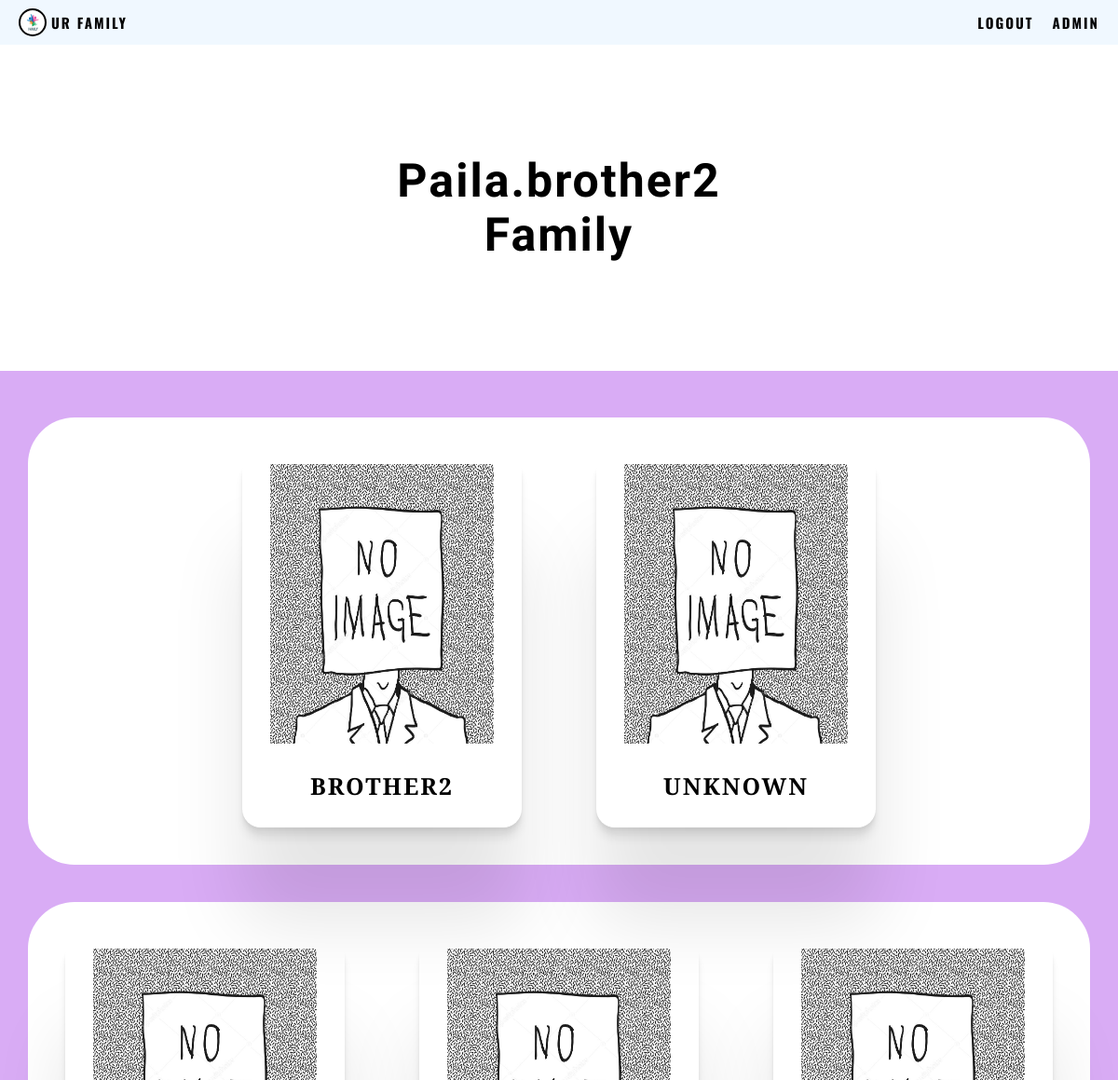
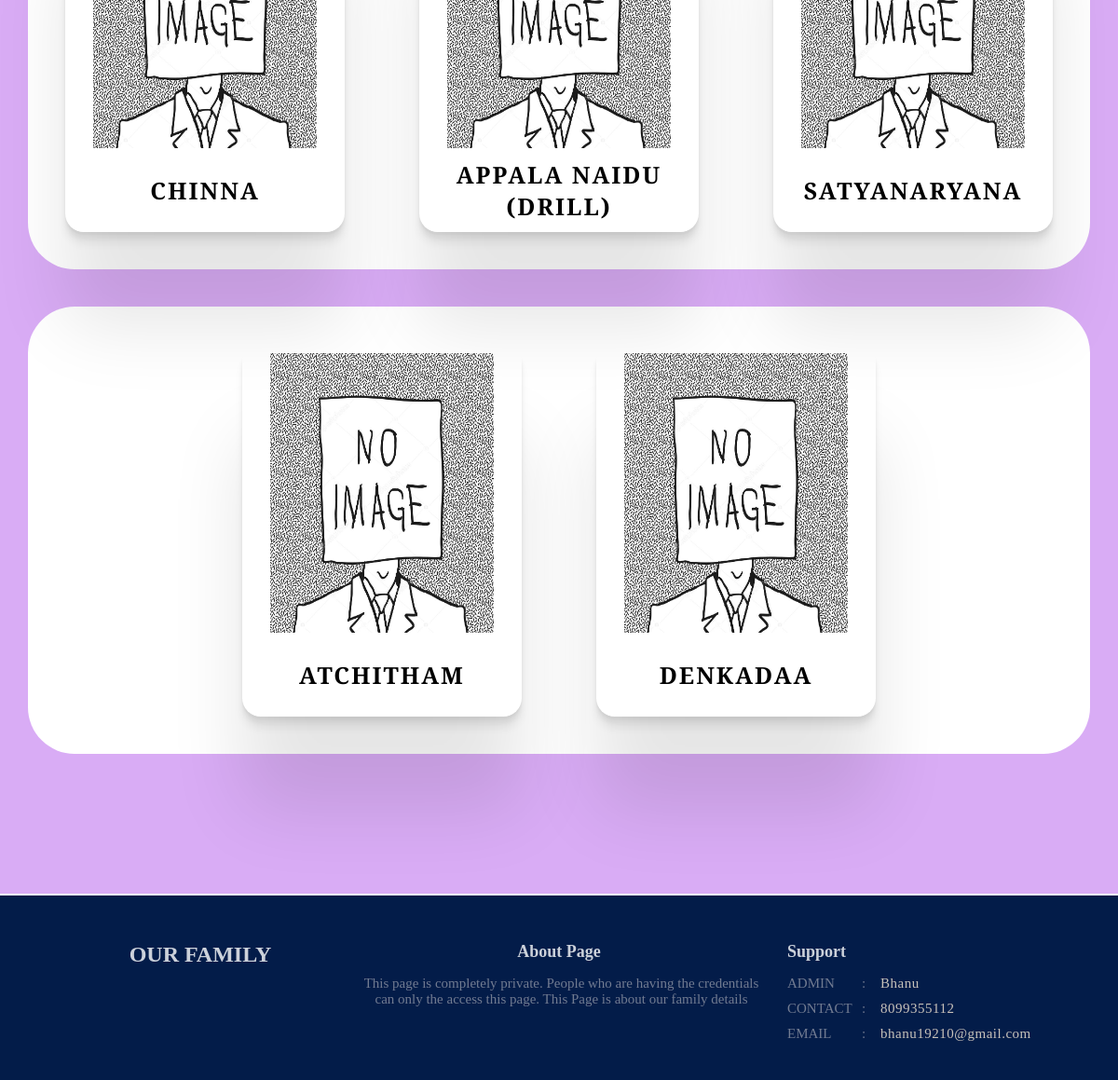
/Gen1/brother-2/ (signed in), run on the app's committed database (2 pictures, top to bottom).
### base/models.py (models this page shows, shortened)
class Genration_01(models.Model):
     title = models.CharField(max_length=200,null=True)
     name = models.CharField(max_length=100)
     gender = models.CharField(max_length=10,choices=gender)
     main_dp = models.ImageField(upload_to='dp',blank=True)
     partner = models.CharField(max_length=100, null=True , blank=True)
     partner_dp = models.ImageField(upload_to='dp',blank=True)
     slug = models.SlugField(max_length = 20,choices=slug)

class Genration_02(models.Model):
     parent = models.ForeignKey(Genration_01, on_delete=models.CASCADE)
     title_name = models.CharField(max_length=200,null=True)
     name = models.CharField(max_length=100)
     main_dp = models.ImageField(upload_to='dp',blank=True)
     partner = models.CharField(max_length=100, null=True , blank=True)
     partner_dp = models.ImageField(upload_to='dp',blank=True)
     gen_code = models.IntegerField(choices=Gen_code)
     gender = models.CharField(max_length=10,choices=gender)
     whatsapp_no = models.BigIntegerField(null = True , blank= True)
     phone_no = models.BigIntegerField(null = True , blank= True)
     email = models.EmailField(null=True,blank=True)
     d_no = models.CharField(max_length=10,null=True)
     street = models.CharField(max_length=40)
     mandal = models.CharField(max_length=100)
     pin_code = models.CharField(max_length=100)
     district = models.CharField(max_length=100)
     co_state = models.CharField(max_length=100)
     parent_slug = models.SlugField(max_length = 20,choices=slug)
     slug = models.SlugField(default="",null=True)

### base/views.py (the view)
# urls.py: path('Gen1/<slug:slug>/' ,views.family, name ='family'),
@login_required(login_url  = 'login_page')
def family(request,slug):
    fam = Genration_01.objects.get(slug = slug)
    memb = Genration_02.objects.all()
    context = {'room':memb,'check':fam,'Male':'M','Female':'F'}
    return render(request,'base/appalanaidugaru.html',context)

### base/templates/base/appalanaidugaru.html (shortened to what this page needs)
<!DOCTYPE html>
{% load static %}
<html lang="en">
<head>
    <link rel="stylesheet" href="{% static 'styles/fonts.css' %}">
    <link rel="stylesheet" href="{% static 'styles/footer_responsive.css' %}">
    <link rel="stylesheet" href="{% static 'styles/level_one_c.css' %}">
    <link rel="stylesheet" href="{% static 'styles/main_cs.css' %}">
</head>
<body>
   <div class="container">
    <div>
        <div class="one">
            <div class="nav_bar">
                <div class="logo" id="border">
                    <div class="image"></div>
                    <a href="{% url 'homepage' %}"><h2 style="color: rgb(2, 2, 2);">UR FAMILY</h2></a>
                </div>
               <ul class="menu2" id="border">
                    <li id="font"><a href="{% url 'logout' %}">Logout</a></li>
                    <li id="font"><a href="#admin">Admin</a></li>
               </ul>
            </div>
        </div>
    <div class="content">
        <div class="box1" id="">
            <div class="b1_left1 border">
                {{check.title}}
                 <br>
                 <h1>Family</h1>
            </div>
        </div>
        <div class="box2 box" id="son">
            <a href="">
                <div class="holder">
                    <div class="photo">
                         {% if check.main_dp %}
                            <img src="{{check.main_dp.url}}" alt="">
                         {%else%}
                            <img src="{% static 'images/no image.jpg' %}" alt="">
                         {%endif%}
                    </div>
                    <div class="name">
                        <h1>{{check.name}}</h1>
                    </div>
                </div>
            </a>
            <a href="">
                <div class="holder">
                    <div class="photo">
                        {% if room.main_dp %}
                            <img src="{{check.dp_photo.url}}" alt="">
                         {%else%}
                            <img src="{% static 'images/no image.jpg' %}" alt="">
                         {%endif%}
                    </div>
                    <div class="name">
                        <h1>{{check.partner}}</h1>
                    </div>
                </div>
            </a>
        </div>
        <div class="box3 box" id="so">
            {% for room in room %}
                {% if room.parent == check%}
                    {% if room.gender == Male %}
                        <a href="{% url 'bro' room.slug %}">
                            <div class="holder">
                                <div class="photo">
                                    {% if room.main_dp %}
                                        <img src="" alt="">
                                    {%else%}
                                        <img src="{% static 'images/no image.jpg' %}" alt="">
                                    {%endif%}
                                </div>
                                <div class="name">
                                    <h1>{{room.name}}</h1>
                                </div>
                            </div>
                        </a>
                    {% endif %}
                {% endif %}
            {% endfor %}
        </div>
        <div class="box3 box" id="daughter">
            {% for room in room %}
                {% if room.parent == check%}
                    {% if room.gender == Female %}
                        <a href="{% url 'bro' room.slug %}">
                            <div class="holder">
                                <div class="photo">
                                    {% if room.main_dp %}
                                        <img src="" alt="">
                                    {%else%}
                                        <img src="{% static 'images/no image.jpg' %}" alt="">
                                    {%endif%}
                                </div>
                                <div class="name">
                                    <h1>{{room.name}}</h1>
                                </div>
                            </div>
                        </a>
                    {% endif %}
                {% endif %}
            {% endfor %}
        </div>
    </div>
    <div class="footer" id="admin">
        <div class="margin_box">
            <div class="container container3">
                <div class="section1 section" id="border">
                    <h2>OUR  family</h2>
                </div>
                <div class="section2 section" id="border">
                    <h5>About Page</h5>
                    <div>
                        <p>This page is completely private. People who are having the credentials
                            can only the access this page. This Page is about our family details
                        </p>
                    </div>
                </div>
                <div class="section3 section" id="border">
                    <h5>Support</h5>
                    <ul class="not_responsive">
                        <div>
                            <p class="s3start">Admin</p>
                            <p class="s3middle">:</p>
                            <p class="s3bottom">Bhanu</p>
                        </div>
                        <div>
                            <p class="s3start">Contact</p>
                            <p class="s3middle">:</p>
                            <p class="s3bottom">8099355112</p>
                        </div>
                        <div>
                            <p class="s3start">Email</p>
                            <p class="s3middle">:</p>
                            <p class="s3bottom">bhanu19210@gmail.com</p>
                        </div>
                    </ul>
                </div>
            </div>
        </div>
    </div>
    </div>
   </div>
</body>
</html>

### static/styles/footer_responsive.css (style rules this page uses)
* { margin: 0; padding: 0; box-sizing: border-box; list-style-type: none; text-decoration: none; }
body { background-color: rgb(3, 28, 73); }
.footer { margin-top: 150px; border-top: 2px solid white; width: 100%; height: 200px; background-color: rgb(3, 28, 73); padding-top: 50px; }
.footer .container3 { width:90%; height: auto; margin: auto; display: flex; justify-content: space-around; }
.container .section { width: 300px; height: auto; }
.container .section1 h2 { text-align: center; color: rgba(255, 255, 255,0.8); text-transform: uppercase; }
.footer .section2 { width:auto; height: auto; }
.footer .section2 h5 { text-align: center; font-size: 18px; margin-bottom: 15px; color: rgba(255, 255, 255,0.8); }
.footer .section2 p { color: rgba(223, 217, 217,0.5); width: 450px; font-size: 15px; margin-bottom: 15px; padding: 0px 0px 10px 5px; text-align: center; }
.footer .section3 { padding-left: 10px; }
.footer .section3 h5 { font-size: 18px; margin-bottom: 15px; color: rgba(255, 255, 255,0.8); }
.footer .section3 ul div { color: rgba(223, 217, 217,0.5); font-size: 15px; margin-bottom: 10px; }
.section3 .not_responsive div { display: flex; }
.section3 .not_responsive div .s3start { width: 80px; text-transform: uppercase; }
.section3 .not_responsive div .s3middle { width: 20px; }
.section3 .not_responsive div .s3bottom { width: 50px; color: rgba(250, 235, 215, 0.8); letter-spacing: 0.5px; }

### static/styles/level_one_c.css (style rules this page uses)
* { margin: 0; padding: 0; box-sizing: border-box; text-decoration: none; list-style-type: none; }
.one { padding-bottom: 64px; position: relative; top: 0; }
.one .nav_bar { position: fixed; width: 100%; height: 64px; background-color:aliceblue; color: white; top: 0; display: flex; z-index: 10; }
.nav_bar .logo { width: 40%; display: flex; padding: 0px 20px; justify-content: start; align-items: center; }
.nav_bar .logo .image { background-image: url('../images/family-logo.jpg'); background-size: cover; width: 40px; height:40px; background-color: aquamarine; border-radius: 50%; border: 2px solid black; }
.logo h2 { margin-left: 10px; }
.nav_bar .menu2 { display: none; }
@media (max-width:1200px) { .nav_bar .logo { width: 100%; } }
@media (max-width:1200px) { .one { padding-bottom: 48px; } }
@media (max-width:1200px) { .one .nav_bar { height: 48px; } }
@media (max-width:1200px) { .nav_bar .logo .image { width: 30px; height: 30px; } }
@media (max-width:1200px) { .logo h2 { font-size: 15px; font-family: 'Oswald', sans-serif; letter-spacing: 2px; font-weight: bold; margin-left: 5px; } }
@media (max-width:1200px) { .nav_bar .menu2 { width: 60%; display: flex; justify-content: end; align-items: center; margin-right: 10px; } }
@media (max-width:1200px) { .nav_bar .menu2 li a { font-size: 15px; font-family: 'Oswald', sans-serif; letter-spacing: 2px; text-transform: uppercase; color: rgb(3, 3, 3); font-weight: bold; padding: 5px 10px; } }

### data on the page
Genration_01: title "Paila.brother2", name "BROTHER2", partner "UNKNOWN"
Genration_02: name "CHINNA"
Genration_02: name "APPALA NAIDU (DRILL)"
Genration_02: name "SATYANARYANA"
Genration_02: name "ATCHITHAM"
Genration_02: name "DENKADAA"
